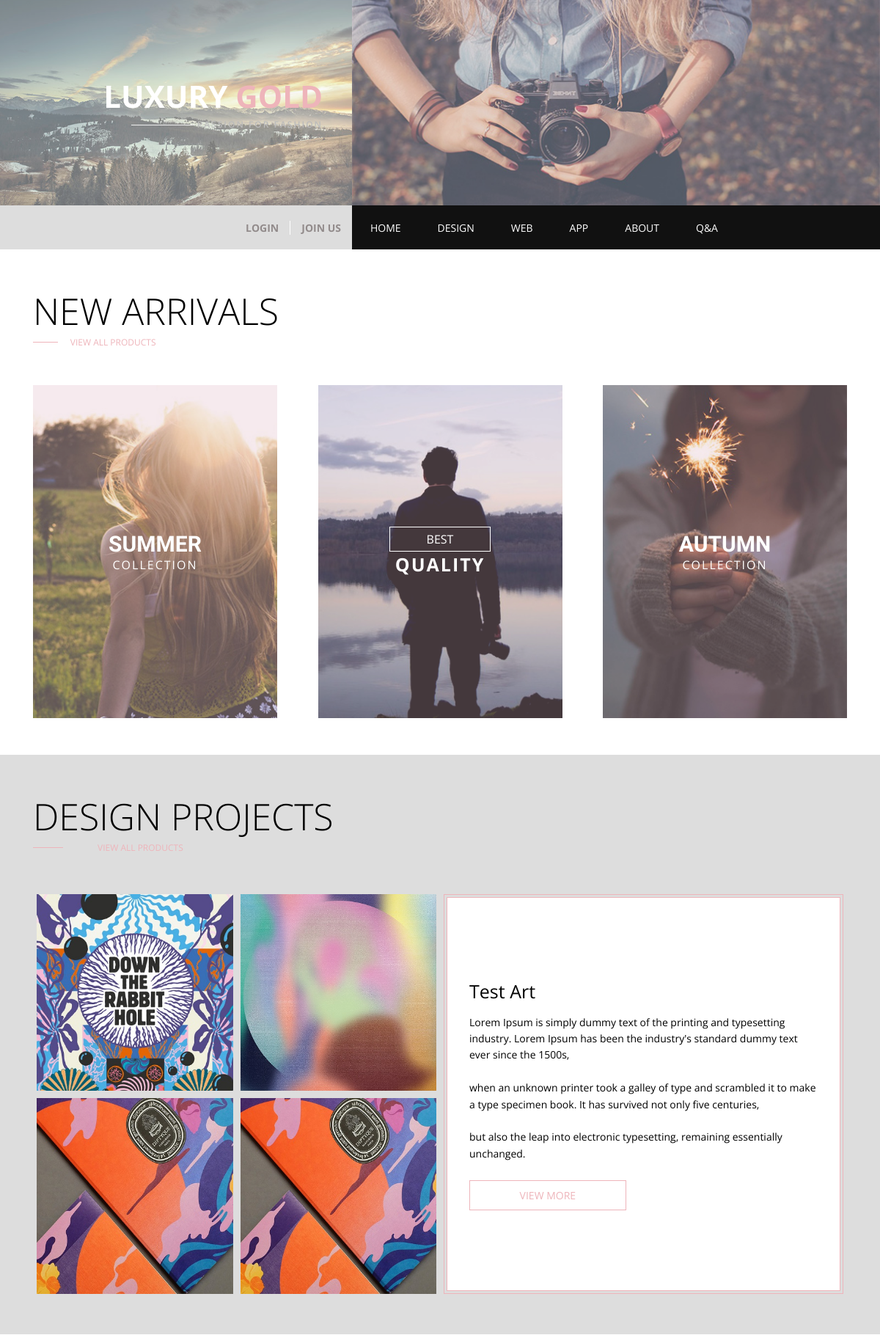
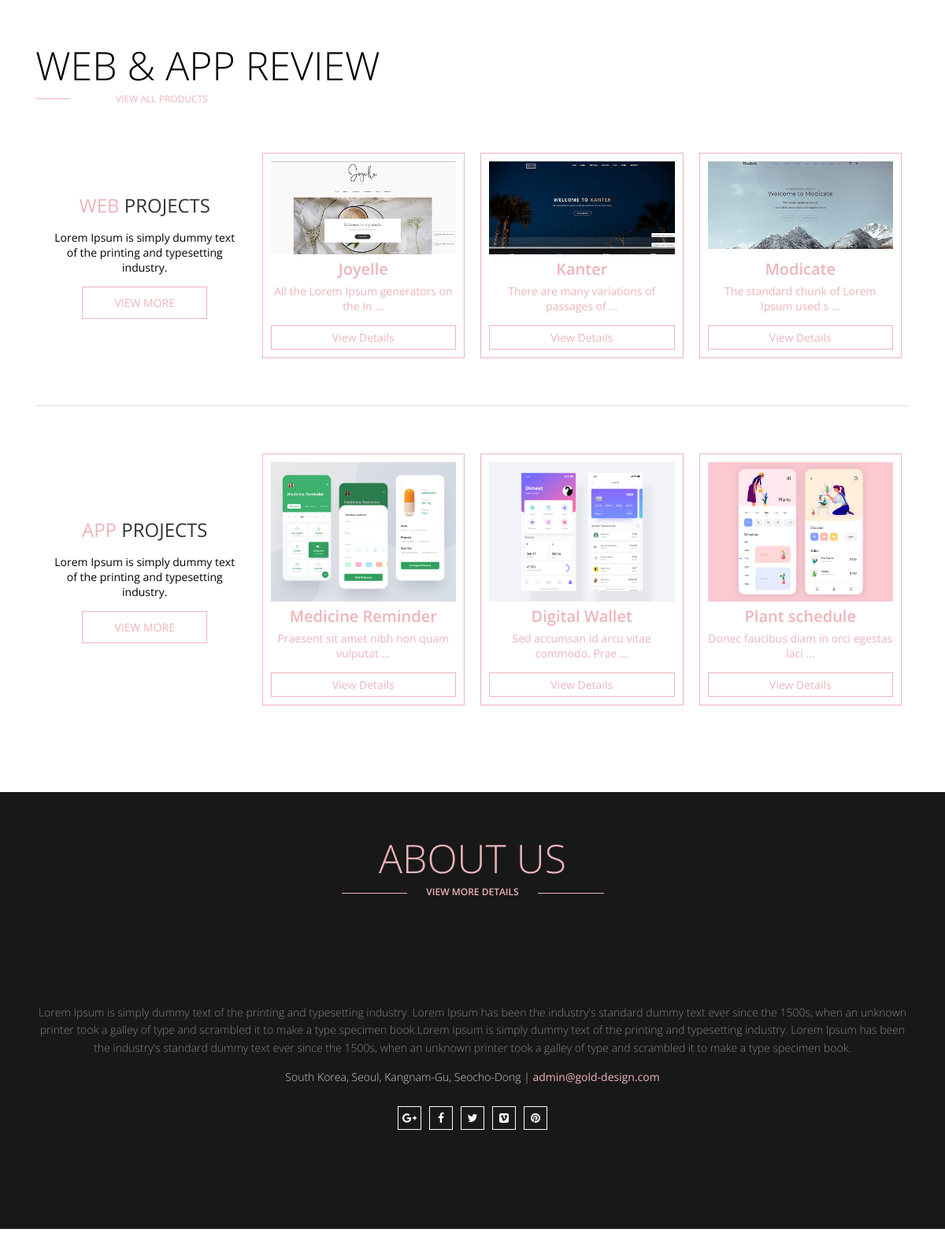
The page / (upper part) on the database its author committed (2 pictures, top to bottom).
### tables this page shows
CREATE TABLE `gold_de` (
  `GOLD_DE_num` int(11) NOT NULL COMMENT '고유번호',
  `GOLD_DE_tit` varchar(20) NOT NULL COMMENT '제목',
  `GOLD_DE_ser` varchar(20) NOT NULL COMMENT '시리얼넘버',
  `GOLD_DE_des` text NOT NULL COMMENT '설명',
  `GOLD_DE_img1` varchar(30) NOT NULL COMMENT '사진1',
  `GOLD_DE_img2` varchar(30) NOT NULL COMMENT '사진2',
  `GOLD_DE_thumb` varchar(30) NOT NULL COMMENT '썸네일이미지',
  `GOLD_DE_cli` varchar(50) DEFAULT NULL COMMENT '납품처',
  `GOLD_DE_reg` varchar(15) NOT NULL COMMENT '등록일'
);

CREATE TABLE `gold_web` (
  `GOLD_WEB_num` int(11) NOT NULL COMMENT '고유번호',
  `GOLD_WEB_tit` varchar(20) NOT NULL COMMENT '제목',
  `GOLD_WEB_ser` varchar(20) NOT NULL COMMENT '시리얼넘버',
  `GOLD_WEB_des` text NOT NULL COMMENT '설명',
  `GOLD_WEB_img` varchar(30) NOT NULL COMMENT '사진',
  `GOLD_WEB_mimg` varchar(30) NOT NULL COMMENT '모바일 사진',
  `GOLD_WEB_thumb` varchar(30) NOT NULL COMMENT '썸네일',
  `GOLD_WEB_cli` varchar(50) NOT NULL COMMENT '납품처',
  `GOLD_WEB_reg` varchar(15) DEFAULT NULL COMMENT '등록일',
  `GOLD_WEB_dom` varchar(50) DEFAULT NULL COMMENT '도메인'
);

CREATE TABLE `gold_app` (
  `GOLD_APP_num` int(11) NOT NULL COMMENT '고유번호',
  `GOLD_APP_tit` varchar(20) NOT NULL COMMENT '제목',
  `GOLD_APP_ser` varchar(20) NOT NULL COMMENT '일련번호',
  `GOLD_APP_des` text NOT NULL COMMENT '설명',
  `GOLD_APP_img` varchar(30) NOT NULL COMMENT '사진',
  `GOLD_APP_thumb` varchar(30) NOT NULL COMMENT '썸네일사진',
  `GOLD_APP_cli` varchar(50) DEFAULT NULL COMMENT '납품처',
  `GOLD_APP_reg` varchar(15) NOT NULL COMMENT '등록일'
);

### index.php (the view, shortened to what this page needs)
<!DOCTYPE html>
<html lang="en">
<head>
  <link rel="stylesheet" href="https://cdnjs.cloudflare.com/ajax/libs/font-awesome/4.7.0/css/font-awesome.min.css">
  <link rel="stylesheet" href="css/style.css">
  <link rel="stylesheet" href="css/animation.css">
  <link rel="stylesheet" href="css/media.css">
</head>
<body>
  <div class="wrap">
    <?php include $_SERVER["DOCUMENT_ROOT"]."/Gold/include/header.php" ?>
    <section class="contents arrivals">
      <div class="center clear">
        <div class="title">
         <h2>NEW ARRIVALS</h2>
         <div class="linkBox">
          <span class="line"></span>
          <a>view all products</a>
        </div>
      </div>
       <?php
        include $_SERVER["DOCUMENT_ROOT"]."/Gold/php_process/connect/db_connect.php";
       ?>
      <div class="arrivalBox">
        <div class="arrivalCon">
          <img src="img/new-arrival-1.jpg" alt="">
          <span class="overlay"></span>
          <div class="arrivalTxt">
            <h2>SUMMER</h2>
            <em>COLLECTION</em>
          </div>
        </div>
        <div class="arrivalCon">
          <img src="img/new-arrival-2.jpg" alt="">
          <span class="overlay"></span>
          <div class="best">
            <a href="">BEST</a>
            <p>QUALITY</p>
          </div>
        </div>
        <div class="arrivalCon">
          <img src="img/new-arrival-3.jpg" alt="">
          <span class="overlay"></span>
          <div class="arrivalTxt">
            <h2>AUTUMN</h2>
            <em>COLLECTION</em>
          </div>
        </div>
      </div>
      </div>
    </section>
    <section class="contents product">
      <div class="center clear">
        <div class="title">
          <h2>DESIGN PROJECTS</h2>
          <div class="linkBox">
           <span class="line"></span>
           <a>view all products</a>
         </div>
       </div>
       <div class="productBox clear">
         <div class="boxLeft">
          <?php
            $sql="select * from gold_de order by GOLD_DE_num desc limit 4";
            $result_design=mysqli_query($dbConn, $sql);
            while($row_result=mysqli_fetch_array($result_design)){
              $design_thumb=$row_result['GOLD_DE_thumb'];
          ?>
           <div class="productImg">
             <img src="/Gold/data/design_page/thumb/<?=$design_thumb?>" alt="">
           </div>
           <?php
            }
           ?>
         </div>
         <div class="boxRight">
            <?php
              $sql="select * from gold_de order by GOLD_DE_num desc limit 4";
              $result_design=mysqli_query($dbConn, $sql);
              while($row_result=mysqli_fetch_array($result_design)){
                $design_num=$row_result['GOLD_DE_num'];
                $design_tit=$row_result['GOLD_DE_tit'];
                $design_des=$row_result['GOLD_DE_des'];
            ?>
           <div class="productTxt">
              <div>
                <h2><?=$design_tit?></h2>
                <p class="abc"><?=$design_des?></p>
                <a href="/Gold/pages/design/design_detail.php?num=<?=$design_num?>" class="commonBtn">VIEW MORE</a>
              </div>
           </div>
           <?php
            }
           ?>
          </div>
       </div>
      </div>
    </section>
    <section class="contents ours">
      <div class="center clear">
        <div class="title">
          <h2>WEB & APP REVIEW</h2>
          <div class="linkBox">
           <span class="line"></span>
           <a>view all products</a>
         </div>
       </div>
       <div class="fashionBox men">
         <div class="fashionTxt">
           <h2><em>WEB</em> PROJECTS</h2>
           <p>Lorem Ipsum is simply dummy text of the printing and typesetting industry.</p>
           <a href="/Gold/pages/web/web.php">VIEW MORE</a>
         </div>
         <?php
          include $_SERVER["DOCUMENT_ROOT"]."/Gold/php_process/connect/db_connect.php";
          $sql="select * from gold_web order by GOLD_WEB_num desc limit 3";
          $web_result = mysqli_query($dbConn, $sql);
          while($web_row = mysqli_fetch_array($web_result)){
            $web_num = $web_row['GOLD_WEB_num'];
            $web_thumb = $web_row['GOLD_WEB_thumb'];
            $web_tit = $web_row['GOLD_WEB_tit'];
            $web_des = $web_row['GOLD_WEB_des'];
         ?>
         <div class="fashionImg">
           <div>
            <img src="/Gold/data/web_page/thumb/<?=$web_thumb?>" alt="">
            <h2><?=$web_tit?></h2>
            <em class="cutTxt"><?=$web_des?></em>
            <a href="/Gold/pages/web/web_detail.php?num=<?=$web_num?>">View Details</a>
          </div>
        </div>
        <?php
          }
        ?>
      </div>
       <div class="fashionBox women">
        <div class="fashionTxt">
          <h2><em>APP</em> PROJECTS</h2>
          <p>Lorem Ipsum is simply dummy text of the printing and typesetting industry.</p>
          <a href="/Gold/pages/app/app.php">VIEW MORE</a>
        </div>
        <?php
          $sql="select * from gold_app order by GOLD_APP_num desc limit 3";
          $app_result = mysqli_query($dbConn, $sql);
          while($app_row = mysqli_fetch_array($app_result)){
            $app_num = $app_row['GOLD_APP_num'];
            $app_thumb = $app_row['GOLD_APP_thumb'];
            $app_tit = $app_row['GOLD_APP_tit'];
            $app_des = $app_row['GOLD_APP_des'];
         ?>
        <div class="fashionImg">
          <div>
            <img src="/Gold/data/app_page/app_thumb/<?=$app_thumb?>" alt="">
            <h2><?=$app_tit?></h2>
            <em class="cutTxt"><?=$app_des?></em>
            <a href="/Gold/pages/app/app_detail.php?num=<?=$app_num?>">View Details</a>
          </div>
        </div>
        <?php
          }
        ?>
        </div>
       </div>
      </div>
    <?php include $_SERVER["DOCUMENT_ROOT"]."/Gold/include/about.php" ?>
    <section class="contents contact hasTitle">
    </section>
</body>
</html>

### css/media.css (style rules this page uses)
@media screen and (max-width:1200px) { .center { padding: 0 15px; } }
@media screen and (max-width:1200px) { .product .boxRight .productTxt>div>h2 { font-size: 25px; } }
@media screen and (max-width:1200px) { .product .boxRight .productTxt>div>p { font-size: 14px; } }
@media screen and (max-width:1200px) { .product .boxRight .productTxt>div>a { width: 45%; } }

### rows shown on the page
gold_de: GOLD_DE_thumb (picture), GOLD_DE_tit "Test Art", GOLD_DE_des "Lorem Ipsum is simply dummy text of the printing and typesetting industry. Lorem Ipsum has been the industry's standard dummy text ever since the 1500s, when an unknown printer took a galley of type and scrambled it to make a type specimen book. It has survived not only five centuries, but also the leap into electronic typesetting, remaining essentially unchanged."
gold_de: GOLD_DE_thumb (picture)
gold_de: GOLD_DE_thumb (picture)
gold_de: GOLD_DE_thumb (picture)
gold_web: GOLD_WEB_thumb (picture), GOLD_WEB_tit "Joyelle"
gold_web: GOLD_WEB_thumb (picture), GOLD_WEB_tit "Kanter"
gold_web: GOLD_WEB_thumb (picture), GOLD_WEB_tit "Modicate"
gold_app: GOLD_APP_thumb (picture), GOLD_APP_tit "Medicine Reminder"
gold_app: GOLD_APP_thumb (picture), GOLD_APP_tit "Digital Wallet"
gold_app: GOLD_APP_thumb (picture), GOLD_APP_tit "Plant schedule"
